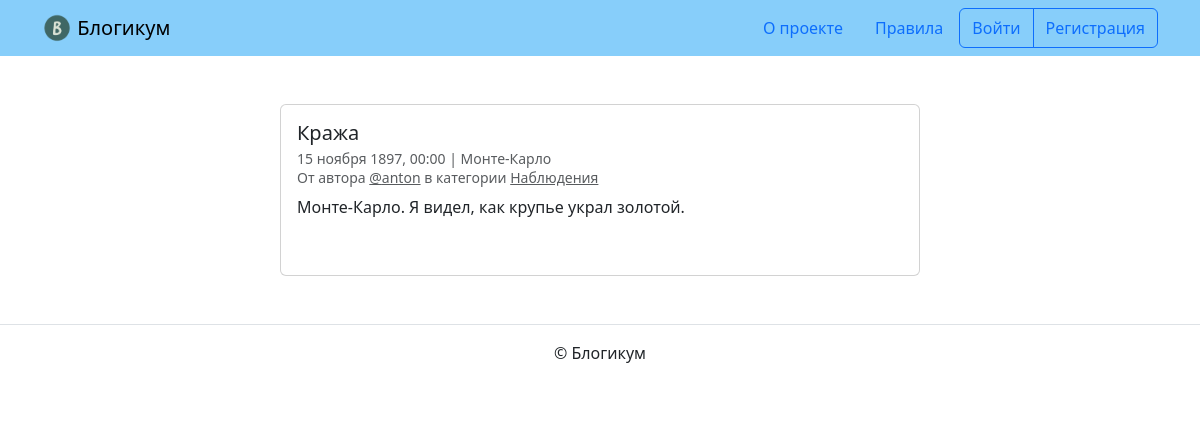
/posts/22/, run on an earlier commit of the app's database.
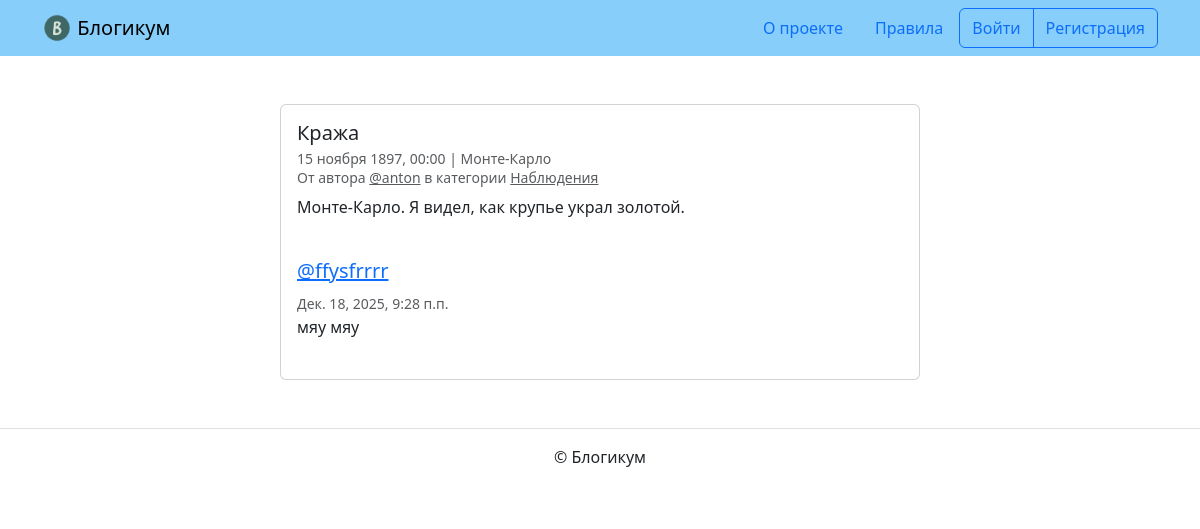
And on a later commit of the database.
### blog/models.py (models this page shows)
class Comment(models.Model):
    text = models.TextField()
    post = models.ForeignKey(
        Post,
        on_delete=models.CASCADE,
        related_name='comments'
    )
    author = models.ForeignKey(
        User,
        on_delete=models.CASCADE
    )
    created_at = models.DateTimeField(auto_now_add=True)
    class Meta:
        ordering = ['created_at']
        verbose_name = 'комментарий'
        verbose_name_plural = 'Комментарии'

### blog/views.py (the view)
# urls.py: path('posts/<int:id>/', views.post_detail, name='post_detail'),
def post_detail(request, id):
    template = 'blog/detail.html'
    post = get_object_or_404(Post, pk=id)
    is_author = request.user.is_authenticated and request.user == post.author
    if not is_author and not (
            post.is_published
            and post.pub_date <= timezone.now()
            and post.category.is_published):
        raise Http404("Пост не найден или не опубликован")
    comments = post.comments.all()
    form = CommentForm()
    context = {
        'post': post,
        'comments': comments,
        'form': form
    }
    return render(request, template, context)

### templates/blog/detail.html (shortened to what this page needs)
{% extends "base.html" %}
{% block content %}
  <div class="col d-flex justify-content-center">
    <div class="card" style="width: 40rem;">
      <div class="card-body">
        <h5 class="card-title">{{ post.title }}</h5>
        <h6 class="card-subtitle mb-2 text-muted">
          <small>
            {{ post.pub_date|date:"d E Y, H:i" }} | {% if post.location and post.location.is_published %}{{ post.location.name }}{% else %}Планета Земля{% endif %}<br>
            От автора <a class="text-muted" href="{% url 'blog:profile' post.author.username %}">@{{ post.author.username }}</a> в
            категории {% include "includes/category_link.html" %}
          </small>
        </h6>
        <p class="card-text">{{ post.text|linebreaksbr }}</p>
        {% include "includes/comments.html" %}
      </div>
    </div>
  </div>
{% endblock %}

### templates/includes/comments.html (shortened to what this page needs)
{% if user.is_authenticated %}
  {% load django_bootstrap5 %}
{% endif %}
<br>
{% for comment in comments %}
  <div class="media mb-4">
    <div class="media-body">
      <h5 class="mt-0">
        <a href="{% url 'blog:profile' comment.author.username %}" name="comment_{{ comment.id }}">
          @{{ comment.author.username }}
        </a>
      </h5>
      <small class="text-muted">{{ comment.created_at }}</small>
      <br>
      {{ comment.text|linebreaksbr }}
    </div>
  </div>
{% endfor %}

What changed in the data, as far as the page shows it:
added Comment: author.username "ffysfrrrr", created_at "Дек. 18, 2025, 9:28 п.п.", text "мяу мяу"
